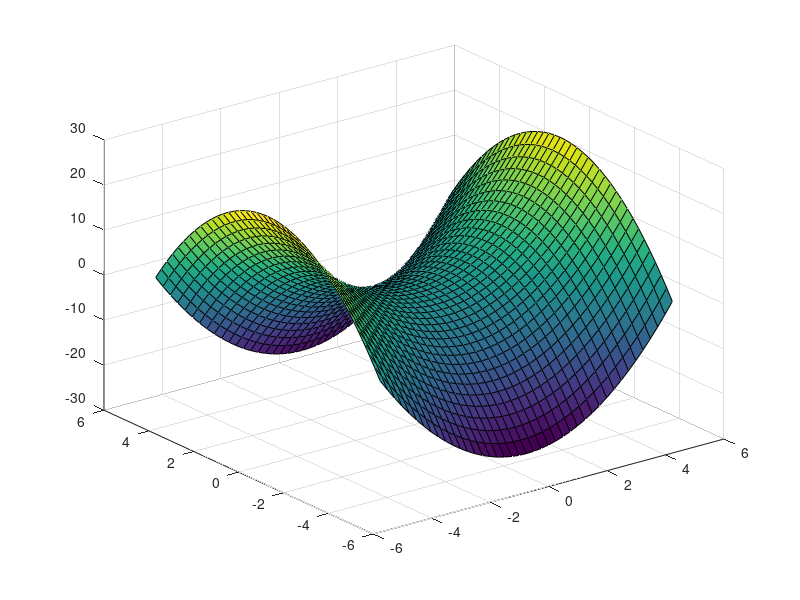

The MATLAB script that drew this image:
function Cartesian_3D

x_min = -5
x_max = 5
stepX = 0.25

y_min = -5
y_max = 5
stepY = 0.25

% plot set {X, Y, Z} in 3D

[X,Y] = meshgrid(x_min:stepX:x_max, y_min:stepY:y_max);

% enter your function here
Z = X.^2 - Y.^2

surf(X,Y,Z)

end

